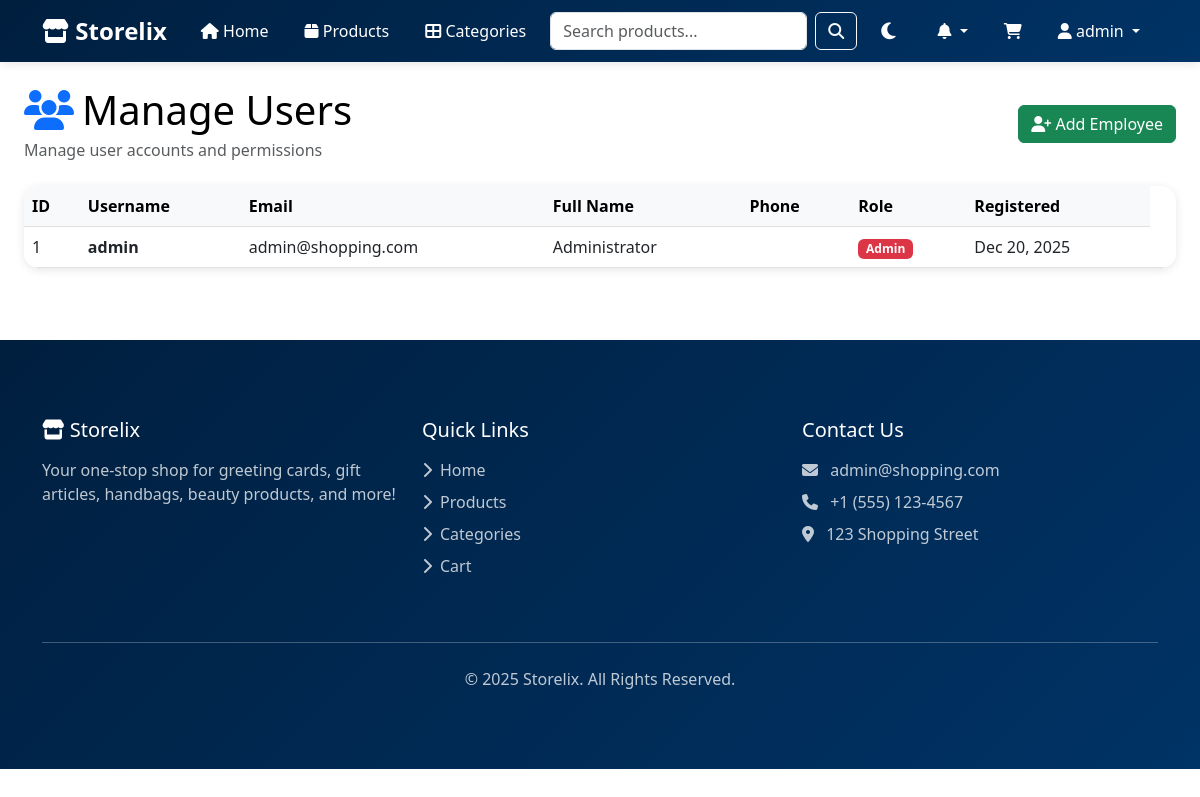
The page /admin/users.php (signed in) on the database its author committed.
### tables this page shows
CREATE TABLE IF NOT EXISTS users (
    id INT AUTO_INCREMENT PRIMARY KEY,
    username VARCHAR(50) UNIQUE NOT NULL,
    email VARCHAR(100) UNIQUE NOT NULL,
    password VARCHAR(255) NOT NULL,
    full_name VARCHAR(100) NOT NULL,
    phone VARCHAR(20),
    address TEXT,
    role ENUM('admin', 'employee', 'customer') DEFAULT 'customer',
    is_admin TINYINT(1) DEFAULT 0,
    created_at TIMESTAMP DEFAULT CURRENT_TIMESTAMP,
    updated_at TIMESTAMP DEFAULT CURRENT_TIMESTAMP ON UPDATE CURRENT_TIMESTAMP
);

### includes/db.php (called while the page is built, shortened)
<?php
class Database {
    private $conn;
    public function __construct() {
        try {
            $this->conn = new mysqli(DB_HOST, DB_USER, DB_PASS, DB_NAME);
            $this->conn->options(MYSQLI_OPT_CONNECT_TIMEOUT, 30);
            $this->conn->options(MYSQLI_OPT_READ_TIMEOUT, 30);
            $this->conn->set_charset("utf8mb4");
        } catch (Exception $e) {
            die("Database Error: " . $e->getMessage());
        }
    }
    public function query($sql) {
        $result = $this->conn->query($sql);
        return $result;
    }
}
$db = new Database();
?>

### admin/users.php (the view, shortened to what this page needs)
<?php
include '../includes/header.php';
global $db;
$result = $db->query("SELECT * FROM users ORDER BY created_at DESC");
$users = $result->fetch_all(MYSQLI_ASSOC);
?>
<div class="container-fluid my-4 px-4">
    <div class="d-flex justify-content-between align-items-center mb-4">
        <div>
            <h1 class="mb-1"><i class="fas fa-users text-primary me-2"></i>Manage Users</h1>
            <p class="text-muted mb-0">Manage user accounts and permissions</p>
        </div>
        <div>
            <button type="button" class="btn btn-success" data-bs-toggle="modal" data-bs-target="#addEmployeeModal">
                <i class="fas fa-user-plus"></i> Add Employee
            </button>
        </div>
    </div>
    <div class="card">
        <div class="card-body p-0">
            <div class="table-responsive">
                <table class="table table-hover mb-0">
                    <thead class="table-light">
                        <tr>
                            <th>ID</th>
                            <th>Username</th>
                            <th>Email</th>
                            <th>Full Name</th>
                            <th>Phone</th>
                            <th>Role</th>
                            <th>Registered</th>
                        </tr>
                    </thead>
                    <tbody>
                        <?php foreach ($users as $user): ?>
                            <tr>
                                <td><?php echo $user['id']; ?></td>
                                <td><strong><?php echo htmlspecialchars($user['username']); ?></strong></td>
                                <td><?php echo htmlspecialchars($user['email']); ?></td>
                                <td><?php echo htmlspecialchars($user['full_name']); ?></td>
                                <td><?php echo htmlspecialchars($user['phone']); ?></td>
                                <td>
                                    <?php if ($user['is_admin']): ?>
                                        <span class="badge bg-danger">Admin</span>
                                    <?php elseif ($user['role'] == 'employee'): ?>
                                        <span class="badge bg-warning">Employee</span>
                                    <?php else: ?>
                                        <span class="badge bg-primary">Customer</span>
                                    <?php endif; ?>
                                </td>
                                <td><?php echo date('M d, Y', strtotime($user['created_at'])); ?></td>
                                <td>
                                </td>
                            </tr>
                        <?php endforeach; ?>
                    </tbody>
                </table>
            </div>
        </div>
    </div>
    </div>
<?php include '../includes/footer.php'; ?>

### includes/header.php (style rules this page uses)
:root { --primary-color: #001f3f; --secondary-color: #003366; --dark-color: #333; --light-color: #f8f9fa; --bg-color: #ffffff; --text-color: #000000; --card-bg: #ffffff; --navbar-bg: linear-gradient(135deg, var(--primary-color), var(--secondary-color)); --navbar-text: white; --footer-bg: linear-gradient(135deg, var(--primary-color), var(--secondary-color)); --footer-text: white; --hero-bg: linear-gradient(135deg, var(--primary-color), var(--secondary-color)); }
body { font-family: 'Segoe UI', Tahoma, Geneva, Verdana, sans-serif; min-height: 100vh; display: flex; flex-direction: column; background-color: var(--bg-color); color: var(--text-color); transition: background-color 0.3s, color 0.3s; }
.card { background-color: var(--card-bg); color: var(--text-color); border: 1px solid rgba(0,0,0,0.1); }
.card { border: none; border-radius: 15px; overflow: hidden; transition: all 0.3s; box-shadow: 0 2px 10px rgba(0,0,0,0.1); background-color: var(--card-bg); color: var(--text-color); }

### rows shown on the page
users: id "1", username "admin", email "admin@shopping.com", full_name "Administrator", is_admin "Admin", created_at "Dec 20, 2025"

### other values the page prints
SITE_NAME "Storelix"
$_SESSION['username'] "admin"
ADMIN_EMAIL "admin@shopping.com"
